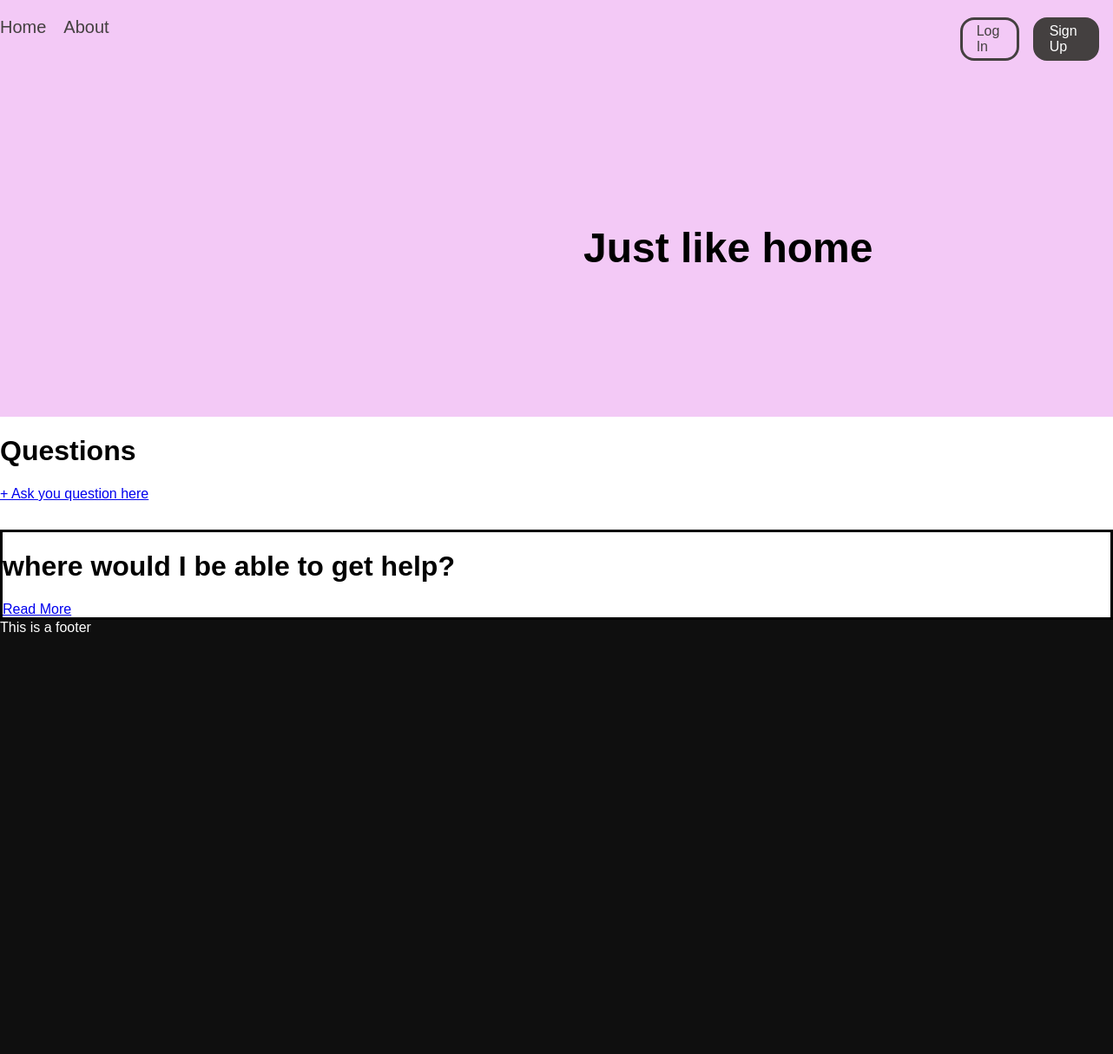
The app's page /quora/, older data.
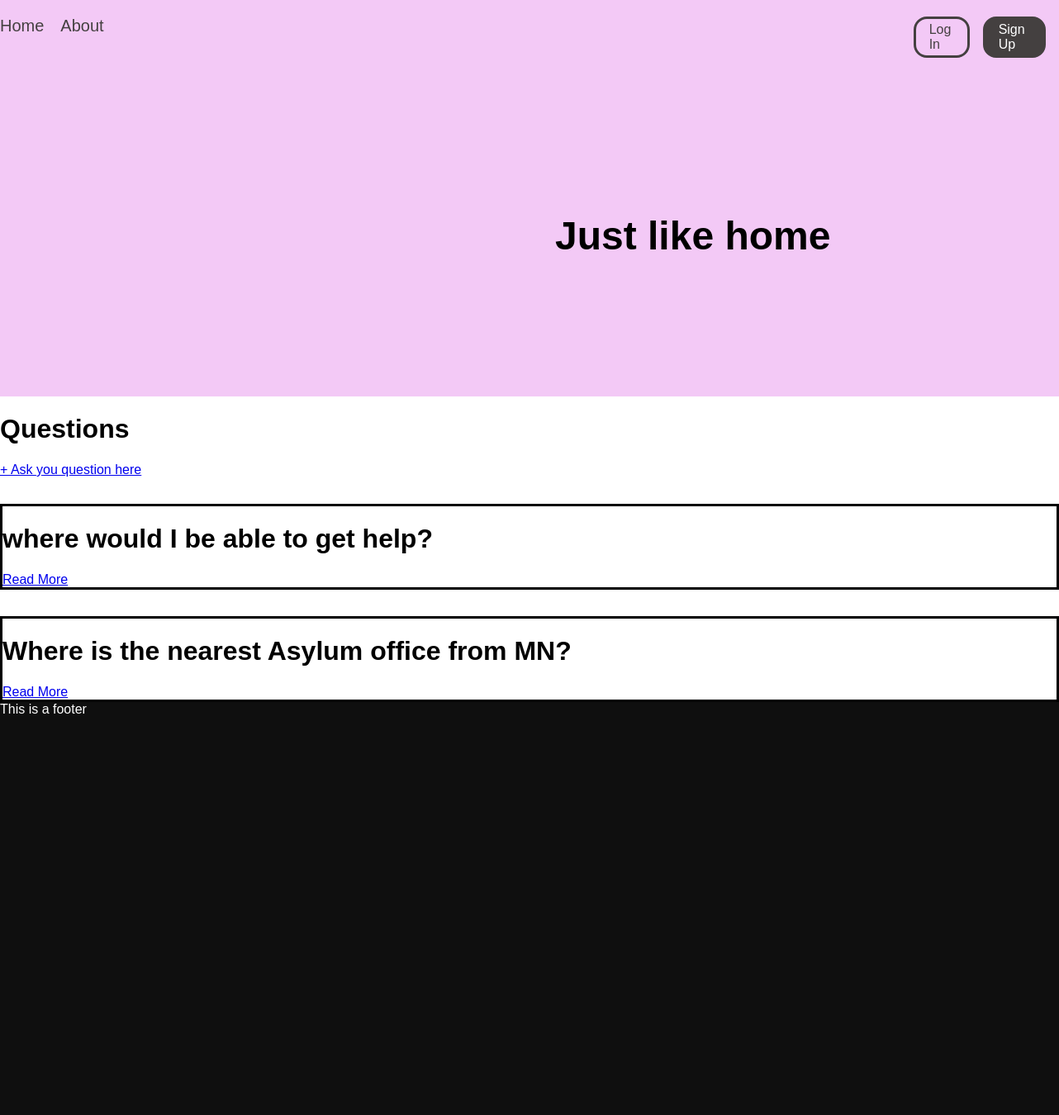
The same page, newer data.
### quora/models.py (models this page shows, shortened)
class Question(models.Model):
    quest = models.CharField(max_length = 200, default='question', null=True)
    slug = models.CharField(max_length=300, blank=True, editable=False,
                            help_text="Unique URL path to access this book. Generated by the system.")
    author = models.ForeignKey(User, on_delete=models.PROTECT,
                               help_text="The user that posted this question.", null=True)

### quora/views.py (the view)
# urls.py: path('', QuestionListView.as_view(), name='question-list-page'),
class QuestionListView(ListView):
    model = Question
    def get(self, request):
        questions = self.get_queryset().all()
        return render(request, 'quora/question_list.html', {
          'questions': questions
        })

### quora/templates/quora/question_list.html
{% extends "base.html" %}
{% block content %}
<h1> Questions </h1>
<a href="{% url 'create-question-page' %}" title="question-create" class='link-create-event'> + Ask you question here</a>
  {% if questions %}
    {% for question in questions %}
    <div class='event-card'>
      <h1>{{question.quest}}</h1>
      <a href="{% url 'question-details-page' question.slug %}" title="Read More">Read More</a>
    </div>
    {% endfor %}
  {% else %}
    <div>No pages to display.</div>
  {% endif %}
{% endblock %}

### templates/base.html (shortened to what this page needs)
<!doctype html>
<html lang="en">
  <head>
    {% load static %}
    <link rel="stylesheet" type="text/css" href="{% static 'css/styles.css' %}">
  </head>
  <body>
    <div class='nav-div'>
      <nav class='left-nav'>
        <a href='/' class='home'>Home</a>
        <a href=# class='about'>About</a>
        <div class='authentication'>
          {% if not user.is_authenticated %}
          <a href="{% url 'login' %}" class="login">Log In</a>
          <a href="{% url 'signup' %}" class="signup">Sign Up</a>
          {% endif %}
        </div>
      </nav>
      <h1 class='main-header'>Just like home </h1>
    </div>
    {% block content %}
    {% endblock %}
    <footer>
      This is a footer
  </footer>
  </body>
</html>

### static/css/styles.css (style rules this page uses)
body { background-color: white; font-size: 16px; font-family: Helvetica; margin: 0; }
.left-nav { display: flex; justify-content: flex-start; padding-bottom: 0.75em; padding-top: 1.25em; }
.authentication { margin-left: 60em; display:flex; align-items: center; }
.login { border-style: solid; color: rgb(68, 64, 64); border-radius: 1em; padding-left: 1em; padding-right: 1em; padding-top: 0.25em; padding-bottom: 0.25em; }
.signup { border-style: solid; color: white; background-color: rgb(68, 64, 64); border-color: rgb(68, 64, 64); border-radius: 1em; padding-left: 1em; padding-right: 1em; padding-top: 0.25em; padding-bottom: 0.25em; }
.home { color: rgb(68, 64, 64); font-size: 1.25em; }
.about { color: rgb(68, 64, 64); font-size: 1.25em; }
.nav-div { height: 30em; background-color: rgb(243, 201, 246); }
.left-nav a { margin-right: 1em; text-decoration: none; }
.event-card { border: solid; margin-top: 2em; }
.main-header { font-size: 3em; padding-left: 14em; padding-top: 3em; }
footer { background-color: rgb(15, 15, 15); height: 500px; color: white; }

Row changes from the older to the newer data that the page shows:
added Question: quest "Where is the nearest Asylum office from MN?"
